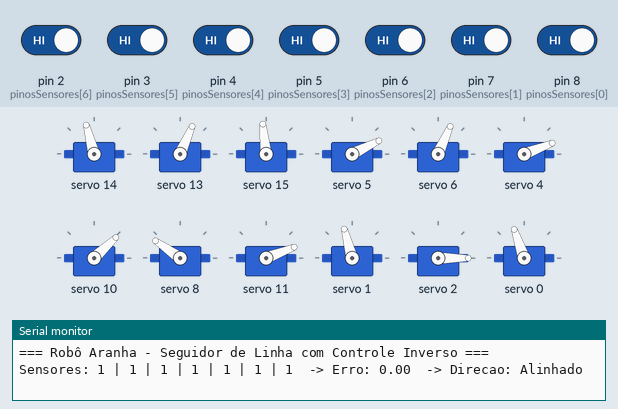
Recording of a sketch running on a simulated Arduino Uno, built with avr-gcc and run on an emulated ATmega328P. Parts: 12 × servo, the last lines printed to the serial monitor. Inputs (shaded band) come from the test bench; at power-on: pin 2 (pinosSensores[6]), pin 3 (pinosSensores[5]), pin 4 (pinosSensores[4]), pin 5 (pinosSensores[3]), pin 6 (pinosSensores[2]), pin 7 (pinosSensores[1]), pin 8 (pinosSensores[0]) HIGH.

Above: at 3.7 s.
3.8 s: pin 2 (pinosSensores[6]) driven LOW
At 4.25 s:
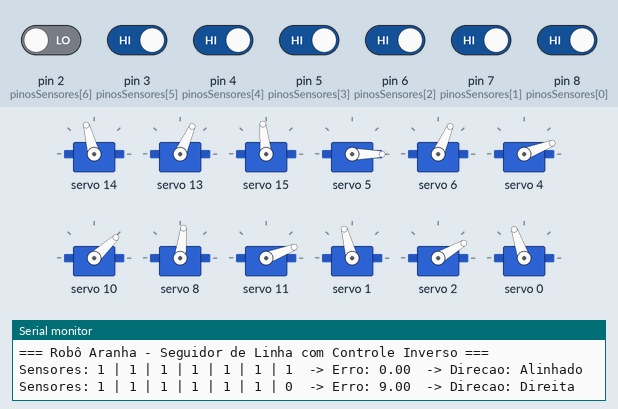
6.8 s: pin 4 (pinosSensores[4]) driven LOW
At 7.99 s:
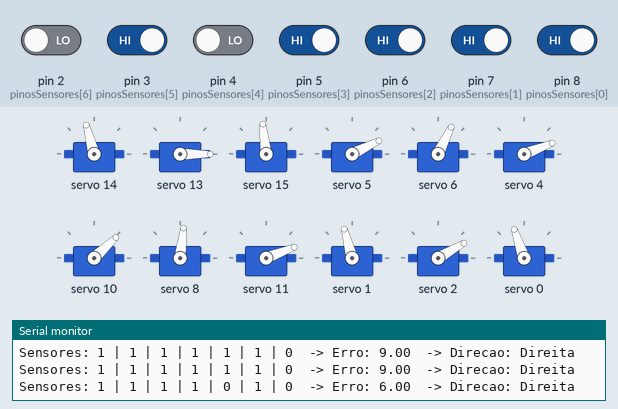
9.8 s: pin 5 (pinosSensores[3]) driven LOW
At 10.16 s:
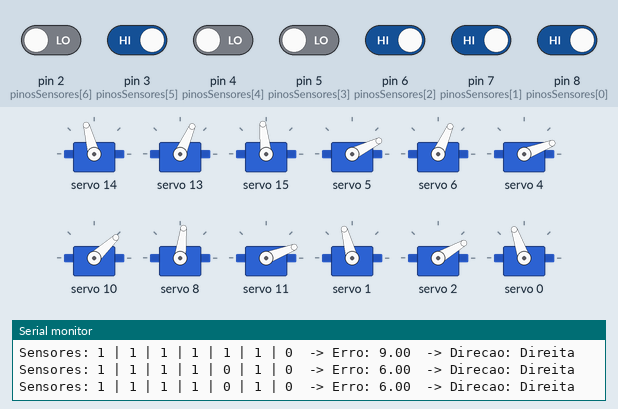
12.8 s: pin 6 (pinosSensores[2]) driven LOW
At 14.16 s:
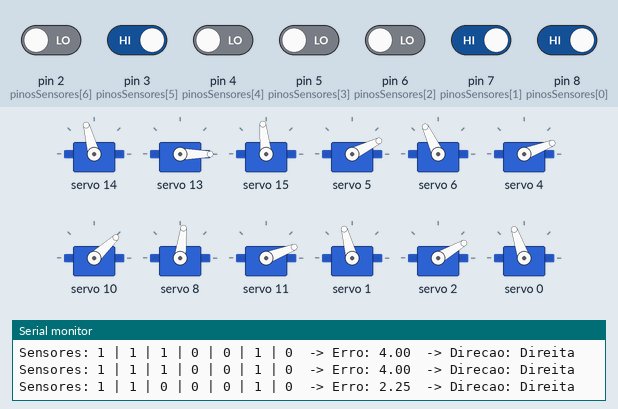
15.8 s: pin 7 (pinosSensores[1]) driven LOW
18.8 s: pin 8 (pinosSensores[0]) driven LOW
Timing chart, 0 to 22.8 s (numbered marks = the images above; inputs shaded):
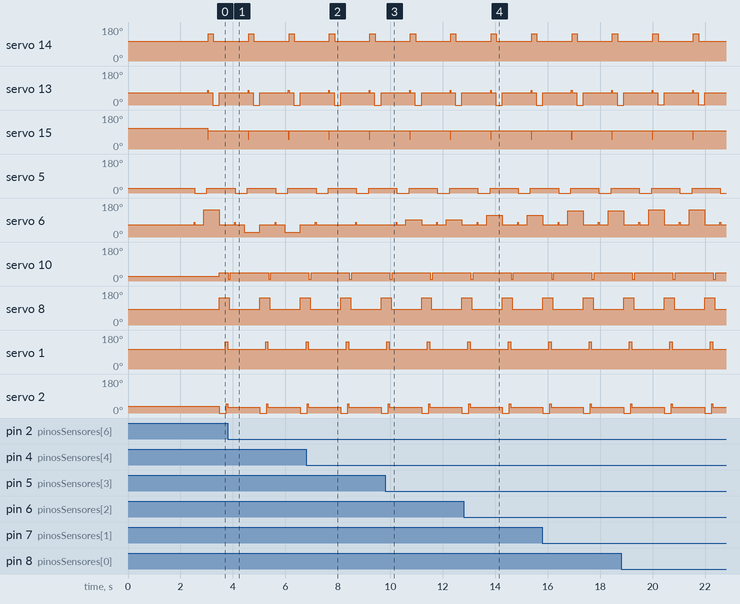

Measured:
- by itself, servo 14: alternates 145° for 0.20 s and 105° for 1.3 s
- by itself, servo 15: alternates 96° for 1.5 s and 52° for 0.02 s
- by itself, servo 5: alternates 26° for 1.1 s and 0° for 0.47 s
- by itself, servo 6: repeats every 1.5 s: 79° 0.02 s, 66° 0.34 s, 145° 0.59 s, 66° 0.58 s
- by itself, servo 10: alternates 43° for 1.5 s and 8° for 0.09 s
- by itself, servo 8: alternates 145° for 0.38 s and 83° for 1.2 s
- by itself, servo 1: alternates 145° for 0.09 s and 105° for 1.5 s
- by itself, servo 2: repeats every 1.5 s: 48° 0.04 s, 30° 1.2 s, 0° 0.27 s

The sketch:

Codigo_Aranha.ino
```cpp
/*
 * ============================================================================
 * PROJETO: ROBÔ ARANHA — SEGUIDOR DE LINHA
 * ============================================================================
 *
 * DESCRIÇÃO GERAL
 * ----------------------------------------------------------------------------
 * Firmware de controle de um robô quadrúpede (quatro pernas), equipado com
 * servomotores acionados por um módulo controlador PCA9685 e um conjunto de
 * sete sensores infravermelhos TCRT5000 para detecção e acompanhamento de
 * uma linha.
 *
 * O programa realiza a leitura dos sensores, calcula uma estimativa do desvio
 * em relação à linha por meio de uma média ponderada e utiliza esse erro para
 * determinar ajustes nas amplitudes aplicadas à sequência de caminhada.
 *
 * ARQUITETURA DO SISTEMA
 * ----------------------------------------------------------------------------
 *  1. Sensoriamento: sete entradas digitais fornecem as leituras da linha.
 *  2. Processamento: os sensores ativos contribuem com pesos posicionais para
 *     o cálculo do erro médio.
 *  3. Controle: o erro é multiplicado pelo ganho proporcional e convertido
 *     em ajustes para os lados esquerdo ou direito da caminhada.
 *  4. Acionamento: o PCA9685 recebe os comandos PWM destinados aos servos das
 *     quatro pernas, cada uma representada por três segmentos articulados.
 *  5. Monitoramento: informações de leitura, erro e direção estimada são
 *     transmitidas pela comunicação serial.
 *
 * COMPONENTES E BIBLIOTECAS
 * ----------------------------------------------------------------------------
 *  - Placa compatível com o ambiente Arduino.
 *  - Módulo PCA9685 para geração dos sinais PWM dos servomotores.
 *  - 12 servomotores: base, meio e ponta de cada uma das quatro pernas.
 *  - 7 sensores infravermelhos TCRT5000 com saída digital.
 *  - Biblioteca Wire, utilizada na comunicação I2C.
 *  - Biblioteca Adafruit_PWMServoDriver, para controle do PCA9685.
 *
 * ORGANIZAÇÃO DAS PERNAS
 * ----------------------------------------------------------------------------
 *  PFE: perna frontal esquerda.
 *  PFD: perna frontal direita.
 *  PTE: perna traseira esquerda.
 *  PTD: perna traseira direita.
 *
 * Os canais do PCA9685 são organizados na matriz servoCanais, na ordem
 * [perna][segmento], sendo os segmentos: base, meio e ponta.
 *
 * LÓGICA DE DETECÇÃO DA LINHA
 * ----------------------------------------------------------------------------
 *  Os sete sensores possuem pesos posicionais de -9 a +9. Quando a leitura
 *  de um sensor é LOW, seu peso é incluído na soma e o sensor é contabilizado
 *  como ativo. O erro corresponde à média dos pesos dos sensores ativos.
 *  Caso nenhum sensor esteja ativo, o programa conserva o último erro válido.
 *
 * CONTROLE DE MOVIMENTO
 * ----------------------------------------------------------------------------
 *  A função seguirLinha() calcula o módulo do erro multiplicado pelo ganho
 *  proporcional. O sinal do erro define qual lado recebe o ajuste. Os valores
 *  resultantes são enviados à função passoPersonalizado(), que executa a
 *  sequência programada de posicionamento das pernas.
 *
 * INICIALIZAÇÃO E EXECUÇÃO
 * ----------------------------------------------------------------------------
 *  Na inicialização, a comunicação serial e o PCA9685 são configurados, os
 *  sensores são definidos como entradas e o robô assume a postura inicial.
 *  Em seguida, o loop principal repete a leitura, o cálculo do erro, o registro
 *  das informações e a execução do movimento de acompanhamento da linha.
 *
 * PARÂMETROS PRINCIPAIS DESTA VERSÃO
 * ----------------------------------------------------------------------------
 *  Frequência dos servos:       60 Hz
 *  Quantidade de sensores:      7
 *  Ganho proporcional:          15.0
 *  Faixa angular considerada:   0 a 180 graus
 *  Faixa de pulso configurada:  100 a 500
 *  Intervalo do loop:           25 ms, além dos atrasos da sequência de passo
 *
 * NOTAS DE IMPLEMENTAÇÃO
 * ----------------------------------------------------------------------------
 *  - Os pinos, canais, ângulos, pesos, tempos e ganhos abaixo correspondem aos
 *    parâmetros registrados nesta versão do projeto.
 *  - A interpretação de LOW como sensor ativo depende do módulo utilizado e
 *    de sua configuração elétrica.
 *  - A calibração mecânica dos servos e a montagem física podem exigir ajustes
 *    específicos; os parâmetros não são apresentados como universais.
 *  - A sequência de caminhada é definida diretamente em passoPersonalizado().
 *
 * ============================================================================
 */

/*
 * Projeto: Robô Aranha - Seguidor de Linha
 *
 * Descrição:
 * Controle de um robô quadrúpede equipado com servomotores e um
 * conjunto de sete sensores para acompanhamento de uma linha.
 *
 * O programa utiliza o módulo PCA9685 para controlar os servos,
 * calcula o desvio da linha a partir das leituras dos sensores e
 * aplica um ajuste proporcional às amplitudes do movimento.
 *
 * Bibliotecas:
 * - Wire
 * - Adafruit PWM Servo Driver
 *
 * Observação:
 * Os parâmetros de ângulo, deslocamento e temporização correspondem
 * aos valores definidos para esta versão do projeto.
 */

// 1. BIBLIOTECAS E INSTÂNCIA DO CONTROLADOR PWM
#include <Wire.h>
#include <Adafruit_PWMServoDriver.h>

Adafruit_PWMServoDriver pwm = Adafruit_PWMServoDriver();

// 2. CONFIGURAÇÃO GERAL DO PCA9685
const int SERVO_FREQUENCIA = 60;

// 3. MAPEAMENTO DOS CANAIS PWM POR PERNA E SEGMENTO
#define PTE_MEIO_CH   8
#define PTE_BASE_CH   10
#define PTE_PONTA_CH  11

#define PFD_MEIO_CH   6
#define PFD_BASE_CH   5
#define PFD_PONTA_CH  4

#define PFE_MEIO_CH   13
#define PFE_BASE_CH   14
#define PFE_PONTA_CH  15

#define PTD_MEIO_CH   2
#define PTD_BASE_CH   1
#define PTD_PONTA_CH  0

const int servoCanais[4][3] = {
  {PFE_BASE_CH, PFE_MEIO_CH, PFE_PONTA_CH},
  {PFD_BASE_CH, PFD_MEIO_CH, PFD_PONTA_CH},
  {PTE_BASE_CH, PTE_MEIO_CH, PTE_PONTA_CH},
  {PTD_BASE_CH, PTD_MEIO_CH, PTD_PONTA_CH}
};

// 4. PARÂMETROS DE POSTURA E MOVIMENTO
const int ANGULO_NEUTRO        = 90;
const int ANGULO_BASE_FRENTE   = 135;
const int ANGULO_MEIO_FRENTE   = 45;
const int ANGULO_ELEVACAO      = 10;
const int AMPLITUDE_PASSO      = 90;
const int ATRASO_PASSO_MS      = 20;

// 5. OFFSETS DE AJUSTE DOS SEGMENTOS
const int OFFSET_GARRA         = 50;
const int OFFSET_FRENTE        = 15;
const int OFFSET_TRAS          = 20;
const int AJUSTE_TRAS_EXTRA    = 15;

// 6. CONFIGURAÇÃO DOS SENSORES E PESOS POSICIONAIS
#define NUM_SENSORES 7
const int pinosSensores[NUM_SENSORES]   = {8, 7, 6, 5, 4, 3, 2};
const int pesosSensores[NUM_SENSORES]   = {-9, -7, -3, 0, 3, 7, 9};

float ganhoProporcional = 15.0;
float erroAnterior = 0;

// 7. CONVERSÃO ENTRE ÂNGULO E PULSO PWM
const int PULSO_MIN = 100;
const int PULSO_MAX = 500;

// 8. INICIALIZAÇÃO DOS PERIFÉRICOS E POSTURA INICIAL
void setup() {
  Serial.begin(9600);
  Serial.println("=== Robô Aranha - Seguidor de Linha com Controle Inverso ===");

  pwm.begin();
  pwm.setPWMFreq(SERVO_FREQUENCIA);
  delay(500);

  for (int i = 0; i < NUM_SENSORES; i++) {
    pinMode(pinosSensores[i], INPUT);
  }

  colocarEmPe();
  delay(2000);
}

// 9. CICLO PRINCIPAL: LEITURA, MONITORAMENTO E MOVIMENTO
void loop() {

  int leituraSensores[NUM_SENSORES];
  for (int i = 0; i < NUM_SENSORES; i++) {
    leituraSensores[i] = digitalRead(pinosSensores[i]);
  }

  // Estima o desvio atual e prepara a indicação textual para o monitor serial.
  float erro = calcularErroLinha();

  String direcao = "Frente";
  if (erro > 0.5) direcao = "Direita";
  else if (erro < -0.5) direcao = "Esquerda";
  else if (erro == 0) direcao = "Alinhado";

  Serial.print("Sensores: ");
  for (int i = 0; i < NUM_SENSORES; i++) {
    Serial.print(leituraSensores[i]);
    if (i < NUM_SENSORES - 1) Serial.print(" | ");
  }
  Serial.print("  -> Erro: ");
  Serial.print(erro);
  Serial.print("  -> Direcao: ");
  Serial.println(direcao);

  seguirLinha();

  delay(25);
}

// 10. POSICIONAMENTO INICIAL DAS QUATRO PERNAS
void colocarEmPe() {
  for (int perna = 0; perna < 4; perna++) {
    switch (perna) {
      case 0:
        definirAngulosPerna(perna, ANGULO_BASE_FRENTE, ANGULO_NEUTRO, ANGULO_NEUTRO + OFFSET_GARRA);
        break;
      case 1:
        definirAngulosPerna(perna, ANGULO_MEIO_FRENTE, ANGULO_NEUTRO, ANGULO_NEUTRO + OFFSET_GARRA);
        break;
      case 2:
        definirAngulosPerna(perna, ANGULO_MEIO_FRENTE, ANGULO_NEUTRO + OFFSET_TRAS, ANGULO_NEUTRO - OFFSET_GARRA);
        break;
      case 3:
        definirAngulosPerna(perna, ANGULO_BASE_FRENTE, ANGULO_NEUTRO + OFFSET_TRAS + AJUSTE_TRAS_EXTRA, ANGULO_NEUTRO - OFFSET_GARRA);
        break;
    }
  }
}

// 11. CÁLCULO DO ERRO MÉDIO PONDERADO DA LINHA
float calcularErroLinha() {
  int totalAtivo = 0;
  int somaPesos = 0;

  for (int i = 0; i < NUM_SENSORES; i++) {
    int leitura = digitalRead(pinosSensores[i]);
    if (leitura == LOW) {
      somaPesos += pesosSensores[i];
      totalAtivo++;
    }
  }

  // Sem sensores ativos, mantém a última estimativa disponível.
  if (totalAtivo == 0) return erroAnterior;

  float erro = ((float)somaPesos / totalAtivo);
  erroAnterior = erro;
  return erro;
}

// 12. CONTROLE PROPORCIONAL DO DESLOCAMENTO
void seguirLinha() {
  float erro = calcularErroLinha();
  // A intensidade do ajuste é proporcional ao módulo do erro calculado.
  float ajuste = ganhoProporcional * abs(erro);

  int amplitudeEsquerda = 0;
  int amplitudeDireita = 0;

  if (erro < 0) {
    amplitudeEsquerda = ajuste + 1;
  } else if (erro > 0) {
    amplitudeDireita = ajuste + 1;
  }

  passoPersonalizado(amplitudeEsquerda, amplitudeDireita);
}

// 13. SEQUÊNCIA PERSONALIZADA DE CAMINHADA
void passoPersonalizado(int ampEsquerda, int ampDireita) {

  definirAngulosPerna(1, ANGULO_MEIO_FRENTE, ANGULO_NEUTRO - OFFSET_FRENTE, ANGULO_NEUTRO + OFFSET_GARRA);
  delay(ATRASO_PASSO_MS);

  definirAngulosPerna(1, ANGULO_ELEVACAO, ANGULO_NEUTRO, ANGULO_NEUTRO + OFFSET_GARRA);
  delay(300);

  definirAngulosPerna(1, ANGULO_ELEVACAO, ANGULO_NEUTRO, ANGULO_NEUTRO + OFFSET_GARRA);
  delay(ATRASO_PASSO_MS + 20);

  definirAngulosPerna(1, ANGULO_ELEVACAO, ANGULO_NEUTRO - AMPLITUDE_PASSO + ampDireita, ANGULO_NEUTRO + OFFSET_GARRA);
  delay(ATRASO_PASSO_MS + 100);

  definirAngulosPerna(1, ANGULO_MEIO_FRENTE, ANGULO_NEUTRO - AMPLITUDE_PASSO + ampDireita, ANGULO_NEUTRO + OFFSET_GARRA);
  delay(ATRASO_PASSO_MS );

  definirAngulosPerna(0, ANGULO_BASE_FRENTE, ANGULO_NEUTRO + OFFSET_FRENTE, ANGULO_NEUTRO - OFFSET_FRENTE);
  delay(ATRASO_PASSO_MS);

  definirAngulosPerna(0, (ANGULO_BASE_FRENTE * 2) + ANGULO_ELEVACAO, ANGULO_NEUTRO, ANGULO_NEUTRO - OFFSET_FRENTE + OFFSET_GARRA);
  delay(150);

  definirAngulosPerna(0, (ANGULO_BASE_FRENTE * 2) + ANGULO_ELEVACAO, ANGULO_NEUTRO, ANGULO_NEUTRO + OFFSET_GARRA - OFFSET_FRENTE);
  delay(ATRASO_PASSO_MS);

  definirAngulosPerna(0, (ANGULO_BASE_FRENTE * 2) + ANGULO_ELEVACAO, ANGULO_NEUTRO - AMPLITUDE_PASSO + ampEsquerda, ANGULO_NEUTRO + OFFSET_GARRA - OFFSET_FRENTE);
  delay(ATRASO_PASSO_MS);

  definirAngulosPerna(0, ANGULO_BASE_FRENTE, ANGULO_NEUTRO - AMPLITUDE_PASSO + ampEsquerda, ANGULO_NEUTRO + OFFSET_GARRA - OFFSET_FRENTE);
  delay(ATRASO_PASSO_MS + 200);

  definirAngulosPerna(1, ANGULO_MEIO_FRENTE, ANGULO_NEUTRO, ANGULO_NEUTRO + OFFSET_GARRA);
  definirAngulosPerna(0, ANGULO_BASE_FRENTE, ANGULO_NEUTRO, ANGULO_NEUTRO + OFFSET_GARRA - OFFSET_FRENTE);
  definirAngulosPerna(3, ANGULO_BASE_FRENTE, ANGULO_NEUTRO + OFFSET_TRAS + AMPLITUDE_PASSO, ANGULO_NEUTRO - OFFSET_GARRA);
  definirAngulosPerna(2, ANGULO_MEIO_FRENTE + 20, ANGULO_NEUTRO + OFFSET_TRAS + AMPLITUDE_PASSO, ANGULO_NEUTRO - OFFSET_GARRA);
  delay(ATRASO_PASSO_MS + 200);

  definirAngulosPerna(3, (ANGULO_BASE_FRENTE * 2) - ANGULO_ELEVACAO, ANGULO_NEUTRO + OFFSET_TRAS + AMPLITUDE_PASSO, ANGULO_NEUTRO - OFFSET_GARRA);
  delay(ATRASO_PASSO_MS);

  definirAngulosPerna(3, (ANGULO_BASE_FRENTE * 2) - ANGULO_ELEVACAO, ANGULO_NEUTRO + OFFSET_TRAS + AMPLITUDE_PASSO, ANGULO_NEUTRO - OFFSET_GARRA);
  delay(ATRASO_PASSO_MS);

  definirAngulosPerna(3, (ANGULO_BASE_FRENTE * 2) - ANGULO_ELEVACAO, ANGULO_NEUTRO + OFFSET_TRAS, ANGULO_NEUTRO - OFFSET_GARRA);
  delay(ATRASO_PASSO_MS);

  definirAngulosPerna(3, (ANGULO_BASE_FRENTE * 2) - ANGULO_ELEVACAO, ANGULO_NEUTRO + OFFSET_TRAS, ANGULO_NEUTRO - OFFSET_GARRA);
  delay(ATRASO_PASSO_MS);

  definirAngulosPerna(3, ANGULO_BASE_FRENTE, ANGULO_NEUTRO + OFFSET_TRAS + 20, ANGULO_NEUTRO - OFFSET_GARRA);
  delay(ATRASO_PASSO_MS);

  definirAngulosPerna(2, ANGULO_ELEVACAO + 15, ANGULO_NEUTRO + OFFSET_TRAS + AMPLITUDE_PASSO, ANGULO_NEUTRO - OFFSET_GARRA);
  delay(ATRASO_PASSO_MS);

  definirAngulosPerna(2, ANGULO_ELEVACAO + 15, ANGULO_NEUTRO + OFFSET_TRAS + AMPLITUDE_PASSO, ANGULO_NEUTRO - OFFSET_GARRA);
  delay(ATRASO_PASSO_MS);

  definirAngulosPerna(2, ANGULO_ELEVACAO + 15, ANGULO_NEUTRO + OFFSET_TRAS, ANGULO_NEUTRO - OFFSET_GARRA);
  delay(ATRASO_PASSO_MS);

  definirAngulosPerna(2, ANGULO_ELEVACAO + 15, ANGULO_NEUTRO + OFFSET_TRAS, ANGULO_NEUTRO - OFFSET_GARRA);
  delay(ATRASO_PASSO_MS);

  definirAngulosPerna(2, ANGULO_MEIO_FRENTE + 20, ANGULO_NEUTRO + OFFSET_TRAS, ANGULO_NEUTRO - OFFSET_GARRA);
  delay(ATRASO_PASSO_MS + 100);
}

// 14. APLICAÇÃO DOS ÂNGULOS AOS SERVOS DE UMA PERNA
void definirAngulosPerna(int perna, int angBase, int angMeio, int angPonta) {

  // Inverte os ângulos dos segmentos meio e ponta nas pernas direitas.
  if (perna == 1 || perna == 3) {
    angMeio  = 180 - angMeio;
    angPonta = 180 - angPonta;
  }

  pwm.setPWM(servoCanais[perna][0], 0, anguloParaPulso(angBase));
  pwm.setPWM(servoCanais[perna][1], 0, anguloParaPulso(angMeio));
  pwm.setPWM(servoCanais[perna][2], 0, anguloParaPulso(angPonta));
}

// 15. CONVERSÃO DE ÂNGULO EM PULSO PWM PARA O PCA9685
long anguloParaPulso(int angulo) {
  angulo = constrain(angulo, 0, 180);
  return map(angulo, 0, 180, PULSO_MIN, PULSO_MAX);
}
```
